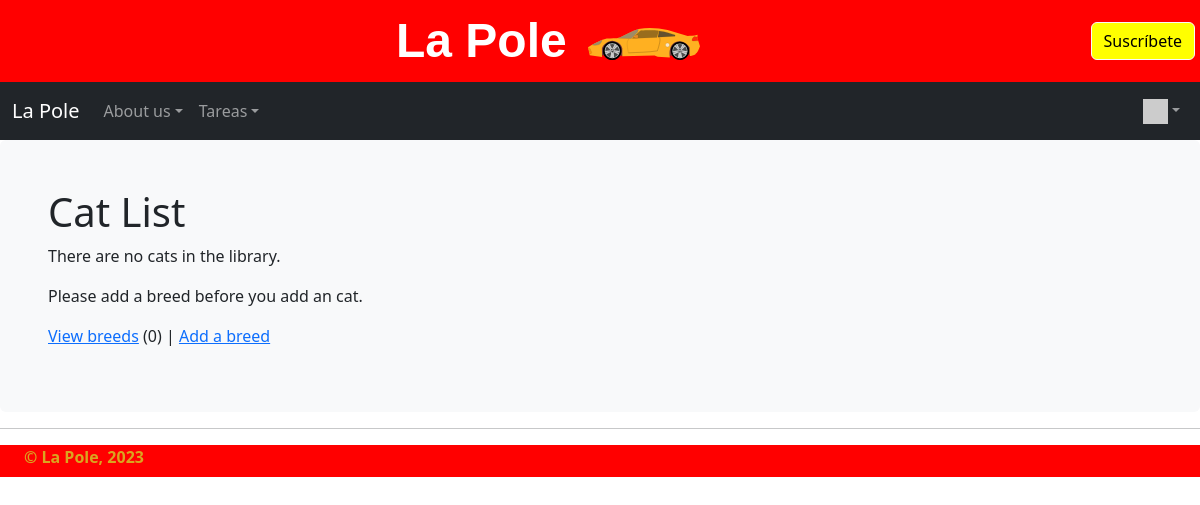
The page /cats/ (signed in) on the database as committed earlier.
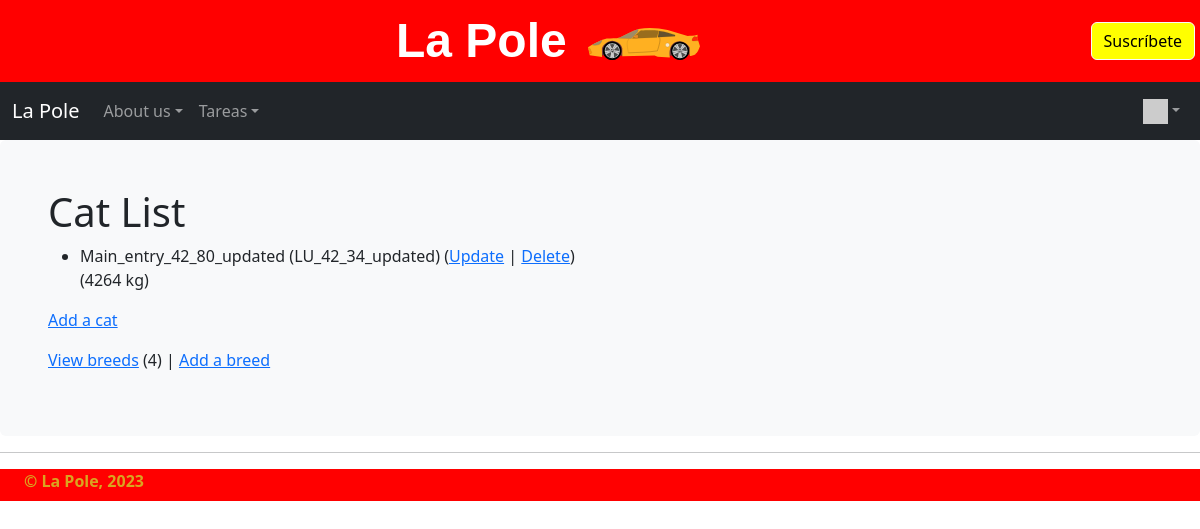
The same page on the database as committed later.
### cats/models.py (models this page shows, shortened)
class Cat(models.Model):
    nickname = models.CharField(
            max_length=200,
            validators=[MinLengthValidator(2, "Nickname must be greater than 1 character")]
    )
    weight = models.PositiveIntegerField()
    foods = models.CharField(max_length=300)
    breed = models.ForeignKey('Breed', on_delete=models.CASCADE, null=False)

class Breed(models.Model):
    name = models.CharField(
            max_length=200,
            validators=[MinLengthValidator(2, "Breed must be greater than 1 character")]
    )
    def __str__(self):
        return self.name

### cats/views.py (the view)
# urls.py: path('', views.MainView.as_view(), name='all'),
class MainView(LoginRequiredMixin, View):
    def get(self, request):
        mc = Breed.objects.all().count()
        al = Cat.objects.all()
        ctx = {'breed_count': mc, 'cat_list': al}
        return render(request, 'cats/cats_list.html', ctx)

### home/context_processors.py (called while the page is built)
def settings(request):
    return {
        'settings': django_settings,
    }

### home/templatetags/app_tags.py (called while the page is built)
@register.filter(name='gravatar')
def gravatar(user, size=35):
    email = str(user.email.strip().lower()).encode('utf-8')
    email_hash = md5(email).hexdigest()
    url = "//www.gravatar.com/avatar/{0}?s={1}&d=identicon&r=PG"
    return url.format(email_hash, size)

### cats/templates/cats/cats_list.html
{% extends "home/layout.html" %}
{% block content %}
  <h1>Cat List</h1>
  {% if cat_list %}
  <ul>
    {% for cat in cat_list %}
      <li>
          {{ cat.nickname }} ({{ cat.breed }})
          (<a href="{% url 'cats:cat_update' cat.id %}">Update</a> |
          <a href="{% url 'cats:cat_delete' cat.id %}">Delete</a>) <br/>
          {{ cat.food }} ({{ cat.weight }} kg)
      </li>
    {% endfor %}
  </ul>
  {% else %}
    <p>There are no cats in the library.</p>
  {% endif %}
  <p>
    {% if breed_count > 0 %}
      <a href="{% url 'cats:cat_create' %}">Add a cat</a>
    {% else %}
      Please add a breed before you add an cat.
    {% endif %}
  </p>
  <p>
  <a href="{% url 'cats:breed_list' %}">View breeds</a> ({{ breed_count }}) |
    <a href="{% url 'cats:breed_create' %}">Add a breed</a>
  </p>
{% endblock %}

Rows that differ between the two databases and show on the page:
added Cat: nickname "Main_entry_42_80_updated", breed "LU_42_34_updated", weight "4264"
Other text that changed with them:
{{ breed_count }}: "0" → "4"
text no longer shown: "There are no cats in the library. Please add a breed before you add an cat."
text now shown: "Add a cat"
